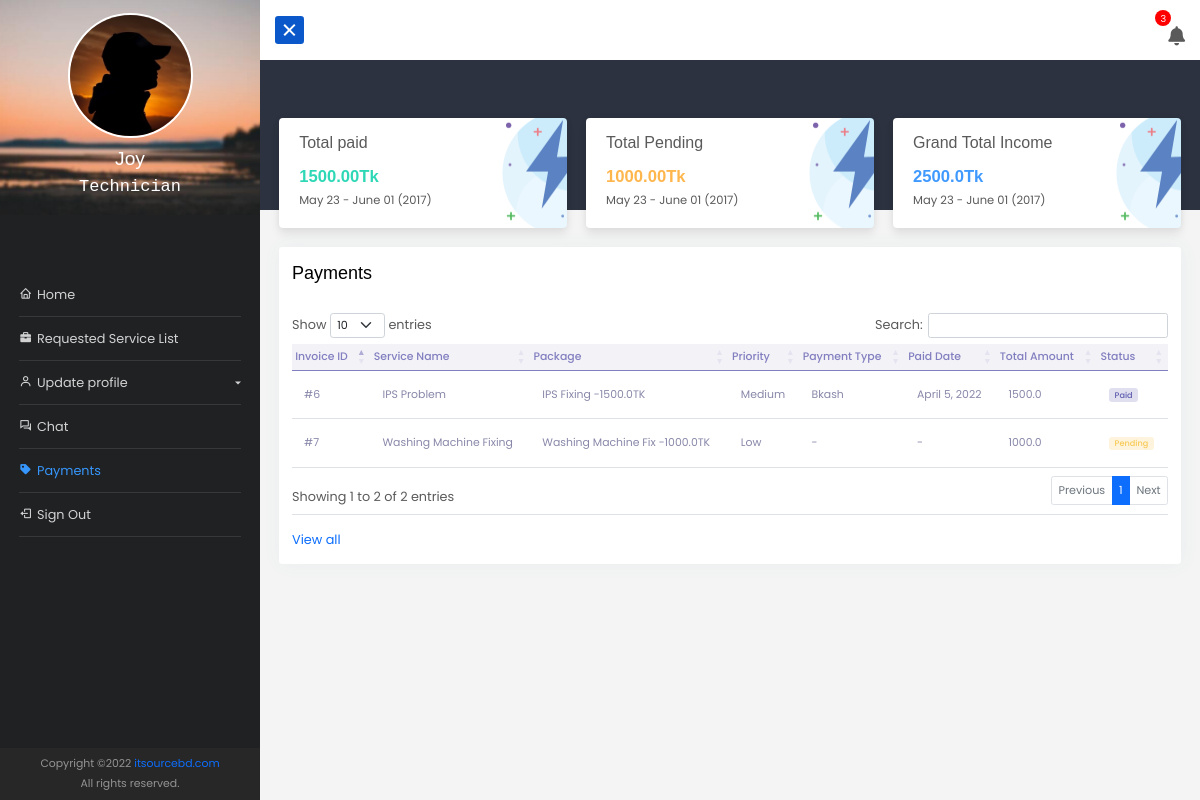
The page /dashboard/technician/payments/ (signed in) on the database its author committed.
### app_dashboard/models.py (models this page shows, shortened)
class UserRegistration(models.Model):
    registrationType = (
        ('','Please Select'),
        ('Residential', 'Residential'),
        ('Commercial', 'Commercial'),
        ('Other', 'Other')
    )
    roleType = (
        ('customer', 'customer'),
        ('admin', 'admin'),
        ('technician', 'technician'),
    )
    user = models.OneToOneField(User, on_delete =models.CASCADE, null=True)
    reg_no = models.BigIntegerField(null=True)
    name = models.CharField(max_length=122, null=True)
    email = models.EmailField(max_length=122, null=True , blank=True)
    phone = models.CharField(max_length=122, null=True)
    other_phone = models.CharField(max_length=122, null=True, blank=True)
    registration_type = models.CharField(max_length=122, choices = registrationType ,null=True, blank=True)
    role = models.CharField(max_length=122, choices = roleType ,null=True, default=roleType[0][0])
    business_name = models.CharField(max_length=122, null=True, blank=True)
    country = models.CharField(max_length=122, null=True, blank=True)
    division = models.CharField(max_length=122, null=True, blank=True)
    district = models.CharField(max_length=122, null=True, blank=True)
    upazila = models.CharField(max_length=122, null=True, blank=True)
    post_office_or_union = models.CharField(max_length=122, null=True, blank=True)
    house_info = models.CharField(max_length=122, null=True, blank=True)
    location = models.CharField(max_length=999, null=True, blank=True)
    nid = models.CharField(max_length=122, null=True, blank=True)
    picture = models.ImageField(upload_to= 'image', null=True, blank=True)
    active = models.BooleanField(default=False,null=True)
    tech_percentage = models.FloatField(default=0)
    date = models.DateField(auto_now_add=True)

class Invoice(models.Model):
    PAYMENT_STATUS = (
        ('Paid','Paid'),
        ('Unpaid','Unpaid'),
    )
    service = models.ForeignKey(ServiceRequest, on_delete=models.CASCADE, null=True)
    details = models.TextField(max_length=1000, null=True)
    equip_charge = models.FloatField(max_length=250, null=True, blank=True)
    files = models.FileField(upload_to= 'invoice_file', null=True, blank=True)
    created_at = models.DateField(auto_now_add=True)
    status =  models.CharField(max_length=122, choices=PAYMENT_STATUS, null=True,blank=True,default='Unpaid')
    paid = models.BooleanField(default=False,editable=False)
    def getTotalCharge(self):
        cost = 0
        if self.service.priority == 'High':
            cost = self.service.service_category.cost*2
        elif self.service.priority == 'Medium':
            cost = self.service.service_category.cost*1.5
        else:
            cost = self.service.service_category.cost
        return f'{self.equip_charge + cost}'

class ServiceRequest(models.Model):
    priority_choice  = (
        ('High', 'High'),
        ('Medium', 'Medium'),
        ('Low', 'Low'),
    )
    STATUS_CHOICE = (
        ('New','New'),
        ('Waitting on Customer','Waitting on Customer'),
        ('In Progress','In Progress'),
        ('Fixed','Fixed'),
        ('Closed','Closed'),
        ('Cancelled','Cancelled'),
    )
    service_category = models.ForeignKey(ServiceCategory, on_delete=models.SET_NULL, null=True)
    customer = models.ForeignKey(User, on_delete=models.CASCADE, null=True)
    technician = models.ForeignKey(UserRegistration, on_delete=models.SET_NULL, null=True,related_name='technician')
    servicereq_no = models.CharField(max_length=122, null=True)
    title = models.CharField(max_length=250, null=True)
    details = models.TextField(max_length=1000, null=True)
    files = models.FileField(upload_to= 'service_file', null=True, blank=True)
    priority = models.CharField(max_length=122, choices=priority_choice, null=True)
    created_at = models.DateField(auto_now_add=True)
    status =  models.CharField(max_length=122, choices=STATUS_CHOICE, null=True,blank=True,default='new')
    assigned = models.BooleanField(default=False)

class ServiceCategory(models.Model):
    category_name = models.CharField(max_length= 255, null=True)
    cost = models.FloatField(null=True)
    def __str__(self):
        return f'{self.category_name} -{self.cost}TK'

class TechnicianPayment(models.Model):
    invoice = models.OneToOneField(Invoice, on_delete=models.SET_NULL, null=True)
    transition_id = models.CharField(max_length=255, null=True)
    payment_method = models.CharField(max_length=255, null=True)
    payment_date = models.DateField(default=timezone.now)
    amount = models.FloatField(default=0, editable=False)
    created_at = models.DateField(auto_now_add=True)
    paid = models.BooleanField(default=False,editable=False)

### app_dashboard/views.py (the view)
# urls.py: path('technician/payments/', views.technician_payments_view, name = 'technicianPayments'),
@login_required(login_url='login')
def technician_payments_view(request):
    invoice_qs = Invoice.objects.filter(service__technician=request.user.userregistration)
    total = 0
    totalDue=0
    for i in invoice_qs:
        total += i.service.service_category.cost
        if i.status == 'Unpaid':
            totalDue += i.service.service_category.cost
    print(total,totalDue)
    Due=False
    if totalDue > 0:
        Due=True
    context = {
        'total':total,
        'totalDue':totalDue,
        'invoice_qs':invoice_qs,
    }
    return render(request, 'app_dashboard/technician/payments.html', context)

### app_dashboard/forms.py
class InvoiceForm(forms.ModelForm):
    class Meta:
        model = Invoice
        fields = ['details', 'equip_charge', 'files']
        widgets = {
                'details': forms.Textarea(attrs={'class': 'input--style-5', 'rows': '4', 'placeholder': 'Write about equivment/parts details...'}),
                'equip_charge': forms.NumberInput(attrs={'class': 'input--style-5', 'placeholder': 'Enter equipment/parts charge...'}),
                'files': forms.FileInput(attrs={'accept': '.pdf, .jpg, .jpeg, .png, .doc, .docx, .xls, .xlsx, .txt'}),
            }

### app_dashboard/custom_context_processor.py (called while the page is built)
def invoiceform(request):
    form = InvoiceForm()
    context = {
        'invoiceform':form,
    }
    return context

def get_mdod(request):
    month_fday,month_lday = get_months()
    monthlyDue=0
    totalDue=0
    invoiceListforMonth = Invoice.objects.filter(created_at__range=[month_fday,month_lday])
    for i in invoiceListforMonth:
        if i.status == 'Unpaid':
            monthlyDue += float(i.getTotalCharge())
    invoiceList = Invoice.objects.filter()
    for i in invoiceList:
        if i.status == 'Unpaid':
            totalDue += float(i.getTotalCharge())
    context={
        'overAllDue': totalDue,
        'monthlyDue': monthlyDue
    }
    return context

### app_dashboard/templatetags/customtags.py (called while the page is built)
@register.filter
def sub2var(var1,var2):
    return var1-var2

### app_dashboard/utils.py (called while the page is built)
def get_months():
    date_today = datetime.today()
    month_fday = date_today.replace(day=1, hour=0, minute=0, second=0, microsecond=0)
    next_month = date_today.replace(day=28) + timedelta(days=4)
    month_lday = next_month - timedelta(days = next_month.day)
    return month_fday,month_lday

### templates/app_dashboard/technician/payments.html (shortened to what this page needs)
{% extends 'app_dashboard/base.html' %}
{% load static %}
{% load customtags %}
{% block content %}
<div class="container-fluid p-md-4 mt-5">
    <div class="row info-container-1">
        <div class="col-md-4">
            <div class="card card-1">
                <h6> Total paid</h6>
                <h3 class="f-w-600 text-c-green">{{total|sub2var:totalDue|stringformat:".2f"}}Tk</h3>
                <p class="mb-0">May 23 - June 01 (2017)</p>
            </div>
        </div>
        <div class="col-md-4">
            <div class="card card-2">
                <h6>Total Pending</h6>
                <h3 class="f-w-600 text-c-yellow">{{totalDue|stringformat:".2f"}}Tk</h3>
                <p class="mb-0">May 23 - June 01 (2017)</p>
            </div>
        </div>
        <div class="col-md-4">
            <div class="card card-3">
                <h6>Grand Total Income</h6>
                <h3 class="f-w-600 text-c-blue">{{total}}Tk</h3>
                <p class="mb-0">May 23 - June 01 (2017)</p>
            </div>
        </div>
    </div>
    <div class="card">
        <div class="card-body">
            <h5 class="header-title pb-3 mt-0">Payments</h5>
            <div class="table-responsive py-2">
                <table class="table table-hover mb-0 table-sm" id="paymnets-table">
                    <thead>
                        <tr class="align-self-center">
                            <th>Invoice ID</th>
                            <th>Service Name</th>
                            <th>Package</th>
                            <th>Priority</th>
                            <th>Payment Type</th>
                            <th>Paid Date</th>
                            <th>Total Amount</th>
                            <th>Status</th>
                        </tr>
                    </thead>
                    <tbody>
                        {% for invoice in invoice_qs %}
                        <tr data-invoice-id="{{invoice.id}}">
                            <td>#{{invoice.id}}</td>
                            <td>{{invoice.service.title}}</td>
                            <td>{{invoice.service.service_category}}</td>
                            <td>{{invoice.service.priority}}</td>
                            <td>{{invoice.technicianpayment.payment_method|default:"-"}}</td>
                            <td>{{invoice.technicianpayment.payment_date|default:"-"}}</td>
                            <td>{{invoice.service.service_category.cost}}</td>
                            <td>
                                {% if invoice.technicianpayment.paid %}
                                <span class="badge badge-boxed badge-soft-primary">Paid</span>
                                {% else %}
                                <span class="badge badge-boxed badge-soft-warning">Pending</span>
                                {% endif %}
                            </td>
                        </tr>
                        {% endfor %}
                    </tbody>
                </table>
            </div>
            <div class="pt-3 border-top text-right"><a href="#" class="text-primary">View all </a></div>
        </div>
    </div>
</div>
{% endblock content %}

### templates/app_dashboard/base.html (shortened to what this page needs)
{% load static %}
<!doctype html>
<html lang="en">
<head>
    <link href="https://cdn.jsdelivr.net/npm/bootstrap@5.0.2/dist/css/bootstrap.min.css" rel="stylesheet"
>
    <link rel="stylesheet" href="https://cdnjs.cloudflare.com/ajax/libs/font-awesome/5.15.3/css/all.min.css" />
    <link href="{% static 'vendor/mdi-font/css/material-design-iconic-font.min.css' %}" rel="stylesheet" media="all">
    <link href='https://unpkg.com/boxicons@2.0.7/css/boxicons.min.css' rel='stylesheet'>
    <link href="{% static 'vendor/select2/select2.min.css' %}" rel="stylesheet" media="all">
    <link href="{% static 'vendor/datepicker/daterangepicker.css' %}" rel="stylesheet" media="all">
    <link rel="stylesheet" href="https://cdn.datatables.net/1.10.25/css/dataTables.bootstrap5.min.css">
    <link rel="stylesheet" href="https://cdn.jsdelivr.net/npm/sweetalert2@11.4.4/dist/sweetalert2.min.css">
    <link href='https://api.mapbox.com/mapbox-gl-js/v1.11.0/mapbox-gl.css' rel='stylesheet' />
    <link rel='stylesheet'
        href='https://api.mapbox.com/mapbox-gl-js/plugins/mapbox-gl-geocoder/v4.7.0/mapbox-gl-geocoder.css'
        type='text/css' />
    <link href="//cdn.jsdelivr.net/npm/featherlight@1.7.14/release/featherlight.min.css" type="text/css"
        rel="stylesheet" />
    <link rel="stylesheet" href="{% static 'app_dashboard/css/style.css' %}">
    <link rel="stylesheet" href="{% static 'app_dashboard/css/chat.css' %}">
    <link rel="stylesheet" href="{% static 'app_dashboard/css/buttons.css' %}">
</head>
<body>
    {% with request.user.userregistration.role as userRole %}
    <div class="wrapper d-flex align-items-stretch">
        <nav id="sidebar">
            <div class="w-100">
                <a href="#" class="img logo mb-5"><img
                        src="{% if request.user.userregistration.picture %}{{ request.user.userregistration.picture.url }}{% else %}{% static 'images/bg-img-2.jpg' %}{% endif %}"
                        alt="">
                    <h4>{{request.user.userregistration.name|title}}</h4>
                    <span class="mb-3">{{userRole|title}}</span>
                </a>
                <ul class="list-unstyled components mb-5 p-4">
                    {% url 'dashboard' as dashboardV %}
                    <li class="{% if request.path == dashboardV %}active{% endif %}">
                        <a href="{% url 'dashboard' %}"><i class='bx bx-home'></i>Home</a>
                    </li>
                    {% if userRole == 'technician' %}
                    {% url 'technicianServiceList' as technicianServiceListV %}
                    <li class="{% if request.path == technicianServiceListV %}active{% endif %}">
                        <a href="{{technicianServiceListV}}">
                            <i class='bx bxs-briefcase'></i>Requested Service List
                        </a>
                    </li>
                    {% endif %}
                    <li>
                        {% url 'updateProfile' pk=request.user.userregistration.id as updateProfileV %}
                        {% url 'changePassword' as changePasswordV %}
                        <a href="#updateSubmenu" data-bs-toggle="collapse" aria-expanded="false"
                            class="dropdown-toggle"><i class='bx bx-user'></i>Update profile</a>
                    </li>
                    {% url 'chat' as chatV %}
                    <li class="{% if request.path == chatV %}active{% endif %}">
                        <a href="{% url 'chat' %}"><i class='bx bx-conversation'></i>Chat</a>
                    </li>
                    {% if userRole == 'technician' %}
                    {% url 'technicianPayments' as technicianPaymentsV %}
                    <li class="{% if request.path == technicianPaymentsV %}active{% endif %}">
                        <a href="{{technicianPaymentsV}}"><i class='bx bxs-purchase-tag'></i></i>Payments</a>
                    </li>
                    {% endif %}
                    <li>
                        <a id="logout" style="cursor: pointer;"><i class='bx bx-log-out'></i>Sign Out</a>
                    </li>
                </ul>
            </div>
            <div class="footer px-3 py-2">
                <p>
                    Copyright &copy; <a href="https://www.itsourcebd.com/" target="_blank">itsourcebd.com</a> <br> All rights
                    reserved.
                </p>
            </div>
        </nav>
        <div id="content" class="">
            <div class="main-content-navbar">
                <nav class="navbar navbar-expand-lg navbar-light bg-light">
                    <button type="button" id="sidebarCollapse" class="btn btn-primary active">
                        <div class="hamtime">
                            <div class="bar"></div>
                        </div>
                    </button>
                    <div class="icon" id="bell"><span id="nCount">12</span> <i class="fas fa-bell"></i>
                    </div>
                </nav>
            </div>
            <div class="main-content-body pb-5">
                {% block content %}
                {% endblock content %}
            </div>
        </div>
    </div>
    {% endwith%}
</body>
</html>

### static/app_dashboard/css/chat.css (style rules this page uses)
a, a:hover, a:active, a:focus { text-decoration: none; outline: 0; }

### static/app_dashboard/css/buttons.css (style rules this page uses)
.btn { border: none; }
.btn-primary { background-color: #3f6ad8; }

### rows shown on the page
UserRegistration: role "Technician"
Invoice: id "6", service "IPS Problem", service.service_category "IPS Fixing -1500.0TK", service.priority "Medium", technicianpayment.payment_method "Bkash", technicianpayment.payment_date "April 5, 2022", service.service_category.cost "1500.0", shows "Paid"
Invoice: id "7", service "Washing Machine Fixing", service.service_category "Washing Machine Fix -1000.0TK", service.priority "Low", technicianpayment.payment_method "-", technicianpayment.payment_date "-", service.service_category.cost "1000.0", shows "Pending"

### other values the page prints
{{ request.user.userregistration.name|title }} "Joy"
{{ total|sub2var:totalDue|stringformat:".2f" }} "1500.00"
{{ totalDue|stringformat:".2f" }} "1000.00"
{{ total }} "2500.0"
